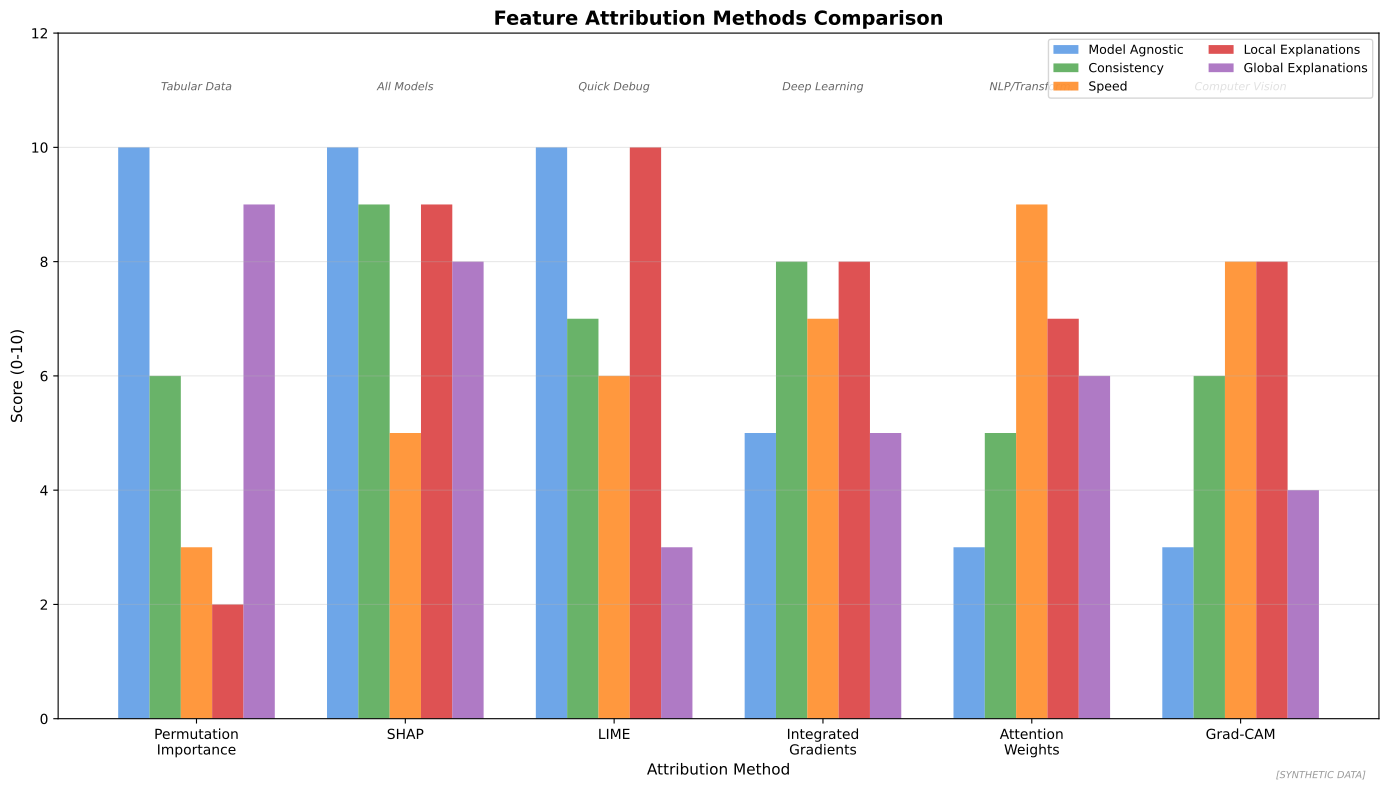

Generate this figure with Python:
"""
Feature Attribution Methods
Comparison of explanation techniques

Output: feature_attribution.pdf
Module: module_03_ai_ml
Lesson: 35 - Explainability
"""

from pathlib import Path
import matplotlib.pyplot as plt
import numpy as np

CHART_METADATA = {
    'title': 'Feature Attribution',
    'module': 'module_03_ai_ml',
    'lesson': 35,
    'url': 'https://github.com/Digital-AI-Finance/digital-finance/tree/main/module_03_ai_ml/figures/feature_attribution'
}

plt.rcParams.update({'font.size': 10, 'axes.labelsize': 10})

def create_chart():
    fig, ax = plt.subplots(figsize=(14, 8))

    methods = ['Permutation\nImportance', 'SHAP', 'LIME', 'Integrated\nGradients',
               'Attention\nWeights', 'Grad-CAM']

    # Characteristics scores (0-10)
    characteristics = {
        'Model Agnostic': [10, 10, 10, 5, 3, 3],
        'Consistency': [6, 9, 7, 8, 5, 6],
        'Speed': [3, 5, 6, 7, 9, 8],
        'Local Explanations': [2, 9, 10, 8, 7, 8],
        'Global Explanations': [9, 8, 3, 5, 6, 4]
    }

    x = np.arange(len(methods))
    width = 0.15
    colors = ['#4A90E2', '#44A044', '#FF7F0E', '#D62728', '#9B59B6']

    for i, (char, values) in enumerate(characteristics.items()):
        ax.bar(x + i*width - 2*width, values, width, label=char, color=colors[i], alpha=0.8)

    ax.set_xlabel('Attribution Method', fontsize=11)
    ax.set_ylabel('Score (0-10)', fontsize=11)
    ax.set_title('Feature Attribution Methods Comparison', fontsize=14, fontweight='bold')
    ax.set_xticks(x)
    ax.set_xticklabels(methods, fontsize=10)
    ax.legend(loc='upper right', fontsize=9, ncol=2)
    ax.set_ylim(0, 12)
    ax.yaxis.grid(True, alpha=0.3)

    # Best use case annotations
    use_cases = ['Tabular Data', 'All Models', 'Quick Debug', 'Deep Learning', 'NLP/Transform.', 'Computer Vision']
    for i, (method, use) in enumerate(zip(methods, use_cases)):
        ax.text(i, 11, use, ha='center', fontsize=8, style='italic', color='#666666')

    fig.text(0.98, 0.02, '[SYNTHETIC DATA]', fontsize=7, color='#999999', ha='right', style='italic')
    plt.tight_layout()

    output_path = Path(__file__).parent / 'feature_attribution.pdf'
    plt.savefig(output_path, format='pdf', dpi=300, bbox_inches='tight')
    plt.close()
    print(f"Chart saved to: {output_path}")
    return output_path

if __name__ == '__main__':
    create_chart()
